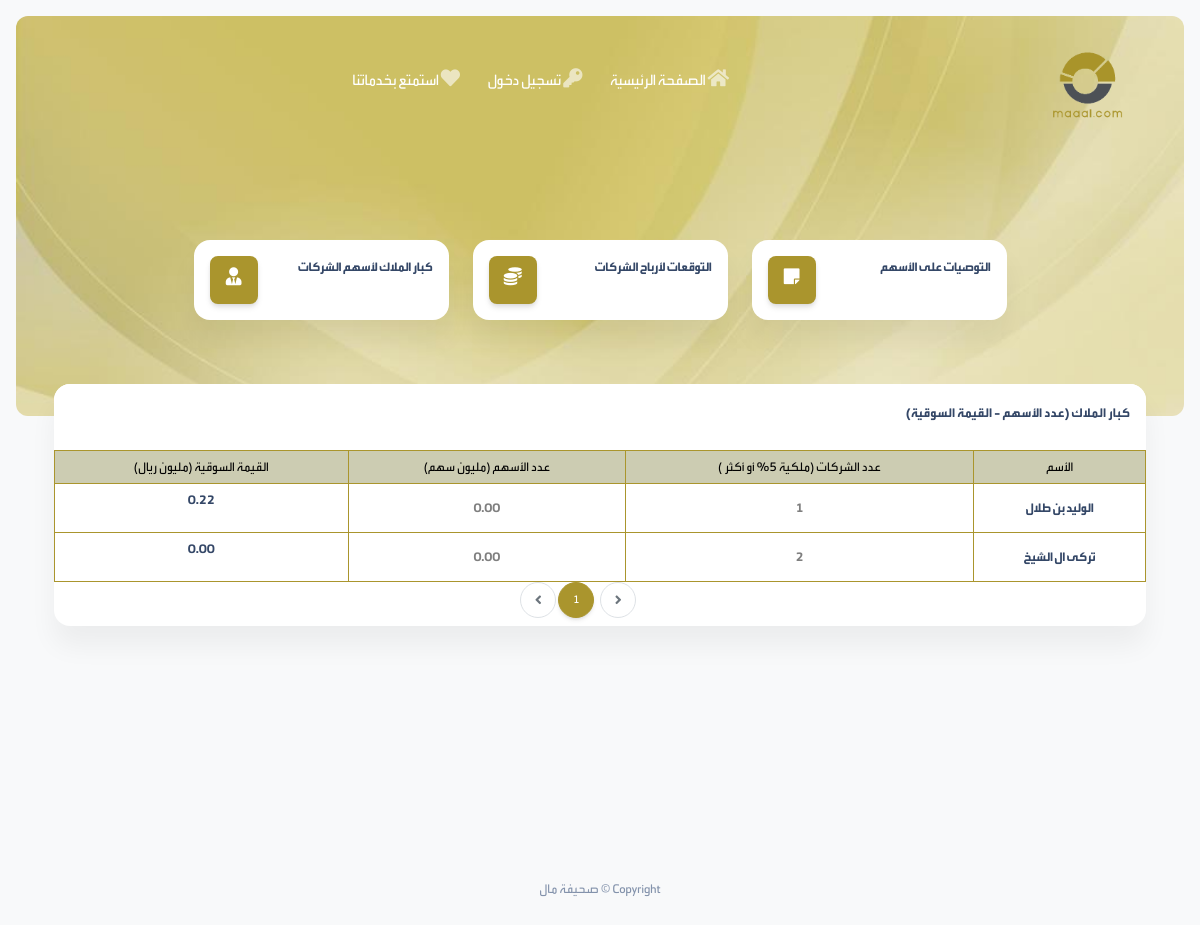
The page /owners/all/seniors on the database as committed earlier.
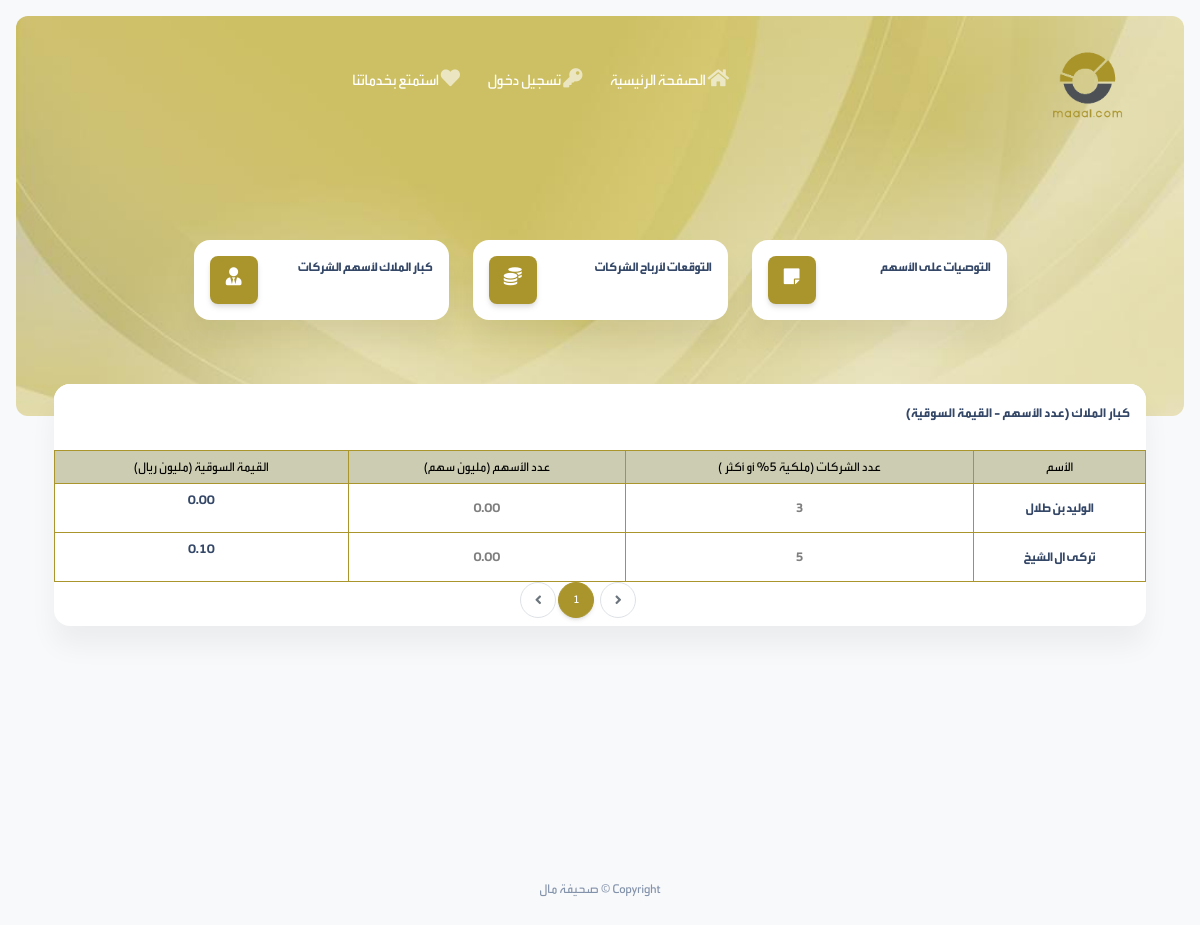
The same page on the database as committed later.
### owners/models.py (models this page shows, shortened)
class SeniorOwner(models.Model):
    name = models.CharField(max_length=255, null=True, blank=True)
    description = models.TextField(null=True, blank=True)
    @property
    def NumberOfCompanies(self):
        num = 0
        for comp in self.companies_related.all():
            num += 1
        return num
    @property
    def numberOfArrows(self):
        num = 0
        for comp in self.companies_related.all():
            num += comp.total_arrows_owned
        return num/1000000
    @property
    def TotalPriceArrows(self):
        price = 0
        for num in self.companies_related.all():
            price  +=  num.company.arrow_value * num.total_arrows_owned
        return price/1000000

class CompaniesArrow(models.Model):
    company = models.ForeignKey(FinicialCompany, on_delete=models.CASCADE, related_name="owners_arrow", blank=True)
    owner = models.ForeignKey(SeniorOwner, on_delete=models.CASCADE, related_name="companies_related", blank=True)
    ownRatio = models.FloatField(default=1)
    totalOwnRatioToday = models.FloatField(default=1)
    totalOwnRatioYesterday = models.FloatField(default=1)
    total_arrows_owned = models.BigIntegerField(default=0)
    date = models.DateField(null=True, blank=True)
    OWNER_TYPES = (
        (1, 'فرد'),
        (2, 'شركة'),
        (3, 'مؤسسة حكومية'),
    )
    owner_type = models.SmallIntegerField(null=True, blank=True,choices=OWNER_TYPES)

### office/models.py (models this page shows, shortened)
class FinicialCompany(models.Model):
    logo = models.ImageField(null=True, blank=True, upload_to='logos/')
    name = models.CharField(max_length=255, null=True, blank=True)
    category = models.ForeignKey(CompanyCategory, on_delete=models.SET_NULL, null=True, blank=True)
    EmpEntered = models.ForeignKey(User, on_delete=models.SET_NULL, null=True, blank=True)
    link = models.URLField(null=True, blank=True)
    total_arrows = models.FloatField(null=True, blank=True)
    arrow_value = models.FloatField(null=True, blank=True)
    class Meta:
        indexes = [
            models.Index(fields=['name', 'category', ])
        ]

### owners/views.py (the view)
# urls.py: path('all/seniors', views.AllSeniorArrowsUser.as_view(), name='arrows-sen-users'),
class AllSeniorArrowsUser(View):
    def get(self, request):
        arrows_page = SeniorOwner.objects.all().order_by('-pk')[:8]
        paginator = Paginator(arrows_page, 8)
        page_number = request.GET.get('page')
        seniorArrows = paginator.get_page(page_number)
        return render(request, 'owners/ownerseniorlist.html',context={"data":seniorArrows})

### owners/templates/owners/ownerseniorlist.html
{% extends 'masterpage.html' %} {% load static %} {% block title %} صحفية مال {% endblock title %} {% block body %}
<section class="min-vh-85 mb-8">
  <div
    class="page-header align-items-start min-vh-50 pt-5 pb-11 m-3 border-radius-lg"
    style="background-image: url('../../../static/images/maalbg.jpeg')"
  >
    <div class="container">
      <div class="row justify-content-center">
        <div class="col-lg-5 text-center mx-auto pt-lg-5"></div>
      </div>
    </div>
  </div>
  <div class="container">
    <div class="row mt-lg-n10 mt-md-n11 mt-n10 justify-content-center">
      {% include 'partials/menus/_mainMenu.html' %}
    </div>
    <div class="row pt-lg-3 pt-3 pb-3">
      <div class="col-12 col-xl-12 pt-5">
        <div class="card h-100">
          <div class="card-header pb-0 p-3">
            <h6 class="mb-0">كبار الملاك (عدد الأسهم - القيمة السوقية)</h6>
          </div>
          <div class="card-body px-0 pb-2">
            {% include 'partials/_ownerTable.html' with arrows=data %}
            {% include 'partials/_pagination.html' with page_obj=data %}
          </div>
        </div>
      </div>
    </div>
  </div>
</section>
{% endblock body %}

### templates/partials/_ownerTable.html (shortened to what this page needs)
{% load humanize %}
<table style="margin:0 auto;"
       class="table table-bordered align-items-center mb-auto">
       <thead class="text_black">
        <tr>
            <th class="text-center text-xxs" style="width:auto;">
                الأسم
            </th>
            <th class="text-center text-xxs" style="width:auto;">
                عدد الشركات (ملكية 5% أو أكثر )
            </th>
            <th class="text-center text-xxs" style="width: auto;">
عدد الأسهم (مليون سهم)            </th>
               <th class="text-center text-xxs" style="width: auto;">
القيمة السوقية (مليون ريال)            </th>
        </tr>
        </thead>
        <tbody>
            {% for item in arrows %}
                <tr>
                    <td class="align-middle text-center text-xxs">
                        <a href="{% url 'owner-profile' item.id %}">
                            <p class="text-xxs  mb-0">{{ item.name }}</p>
                        </a>
                    </td>
                    <td class="align-middle text-center text-xxs">
                        <p class="text-xxs  mb-0 text-black-50">{{ item.NumberOfCompanies    }}</p>
                    </td>
                    <td class="align-middle text-center text-xxs">
                        <p class="text-xxs  mb-0 text-black-50">{{ item.numberOfArrows  |floatformat:2   }}</p>
                    </td>
                    <td class="align-middle text-center text-xxs">
                     <p class="text-xxs">{{ item.TotalPriceArrows |floatformat:2  |intcomma  }}</p>
                    </td>
                                </tr>
                                {% endfor %}
                                </tbody>
       </table>

Rows that differ between the two databases and show on the page:
changed through a linked row, SeniorOwner "الوليد بن طلال": NumberOfCompanies "1" → "3"; TotalPriceArrows "0.22" → "0.00"
computed for SeniorOwner "تركى ال الشيخ": NumberOfCompanies "2" → "5"; TotalPriceArrows "0.00" → "0.10"
